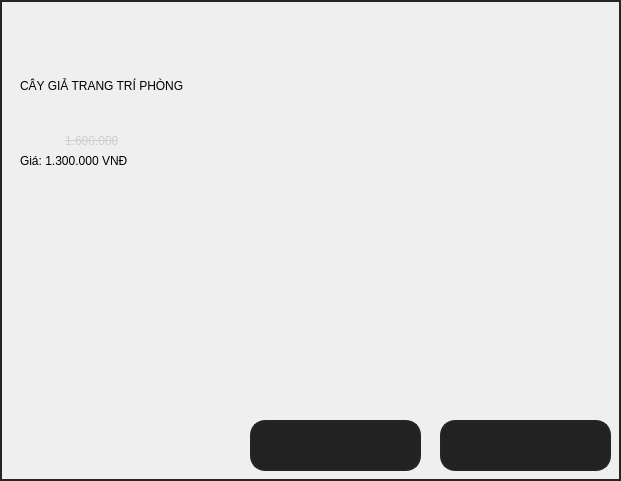
         <widget class="QWidget" name="widget_17" native="true">
          <property name="geometry">
           <rect>
            <x>570</x>
            <y>0</y>
            <width>621</width>
            <height>481</height>
           </rect>
          </property>
          <property name="styleSheet">
           <string notr="true">border: 2px solid rgb(37, 37, 37);
color: black;
font: 75 16pt &quot;MS Shell Dlg 2&quot;;</string>
          </property>
          <widget class="QLabel" name="label_17">
           <property name="geometry">
            <rect>
             <x>20</x>
             <y>30</y>
             <width>441</width>
             <height>111</height>
            </rect>
           </property>
           <property name="styleSheet">
            <string notr="true">border: 0;
background-color: 0</string>
           </property>
           <property name="text">
            <string>CÂY GIẢ TRANG TRÍ PHÒNG </string>
           </property>
          </widget>
          <widget class="QLabel" name="label_18">
           <property name="geometry">
            <rect>
             <x>20</x>
             <y>150</y>
             <width>441</width>
             <height>21</height>
            </rect>
           </property>
           <property name="styleSheet">
            <string notr="true">border: 0;
background-color: 0</string>
           </property>
           <property name="text">
            <string>Giá: 1.300.000 VNĐ</string>
           </property>
          </widget>
          <widget class="QLabel" name="label_19">
           <property name="geometry">
            <rect>
             <x>65</x>
             <y>130</y>
             <width>161</width>
             <height>21</height>
            </rect>
           </property>
           <property name="styleSheet">
            <string notr="true">border: 0;
background-color: 0;
text-decoration: line-through;
font: 75 12pt &quot;MS Shell Dlg 2&quot;;
color: rgb(206, 206, 206);</string>
           </property>
           <property name="text">
            <string>1.600.000</string>
           </property>
          </widget>
          <widget class="QPushButton" name="bt_addc">
           <property name="geometry">
            <rect>
             <x>250</x>
             <y>420</y>
             <width>171</width>
             <height>51</height>
            </rect>
           </property>
           <property name="styleSheet">
            <string notr="true">background-color: rgb(34, 34, 34);
border-radius: 15px</string>
           </property>
           <property name="text">
            <string/>
           </property>
           <property name="icon">
            <iconset>
             <normaloff>add.png</normaloff>add.png</iconset>
           </property>
           <property name="iconSize">
            <size>
             <width>400</width>
             <height>400</height>
            </size>
           </property>
          </widget>
          <widget class="QPushButton" name="bt_buyc">
           <property name="geometry">
            <rect>
             <x>440</x>
             <y>420</y>
             <width>171</width>
             <height>51</height>
            </rect>
           </property>
           <property name="styleSheet">
            <string notr="true">background-color: rgb(34, 34, 34);
border-radius: 15px</string>
           </property>
           <property name="text">
            <string/>
           </property>
           <property name="icon">
            <iconset>
             <normaloff>buy.png</normaloff>buy.png</iconset>
           </property>
           <property name="iconSize">
            <size>
             <width>400</width>
             <height>400</height>
            </size>
           </property>
          </widget>
         </widget>
